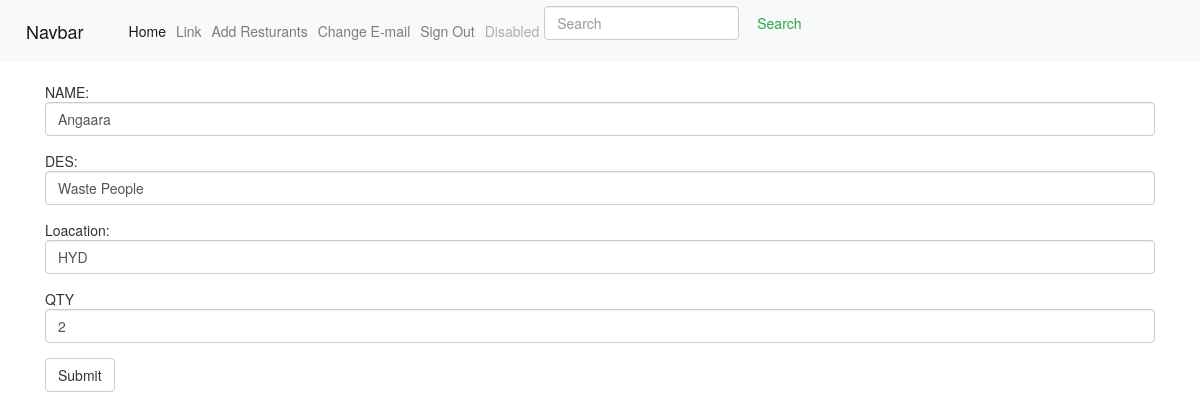
The app's page /update/24/ (signed in) with its own data.
### basic_app/models.py (models this page shows, shortened)
class Product(models.Model):
    name=models.CharField(max_length=264)
    description=models.CharField(max_length=264)
    location=models.CharField(max_length=264)
    document = models.FileField(upload_to='documents/')
    quantity=models.IntegerField()

### basic_app/views.py (the view)
# urls.py: url(r'^update/(?P<pk>\d+)/$',views.update,name="update"),
def update(request,pk):
    product=Product.objects.get(pk=pk)
    form=ProductForm(instance=product)
    return render(request,'product_view.html',{'product':product})

### basic_app/templates/product_view.html (shortened to what this page needs)
{% extends 'app_base.html' %}
{% load static from staticfiles %}
{% load crispy_forms_tags %}
{% block body-block %}
<div class="container">
<form class="form-signin" method="POST" action="{% url 'edit' product.id %}">
    <div class="form-group">
     NAME: <input type="text" class="form-control" value="{{product.name}}" id="id_username"   name="name">
    </div>
    <div class="form-group">
    DES:  <input type="text" class="form-control" id="pwd" value="{{product.description}}" name="description">
    </div>
    <div class="form-group">
      Loacation:  <input type="text" class="form-control" id="location" value="{{product.location}}" name="description">
      </div>
    <div class="form-group">
      QTY  <input type="text" class="form-control" id="qty" value="{{product.quantity}}" name="quantity">
    </div>
    <button type="submit" id="btn" class="btn btn-default">Submit</button>
  </form>
  </div>
{% endblock %}

### records on screen
Product: name "Angaara", description "Waste People", description "HYD", quantity "2"
